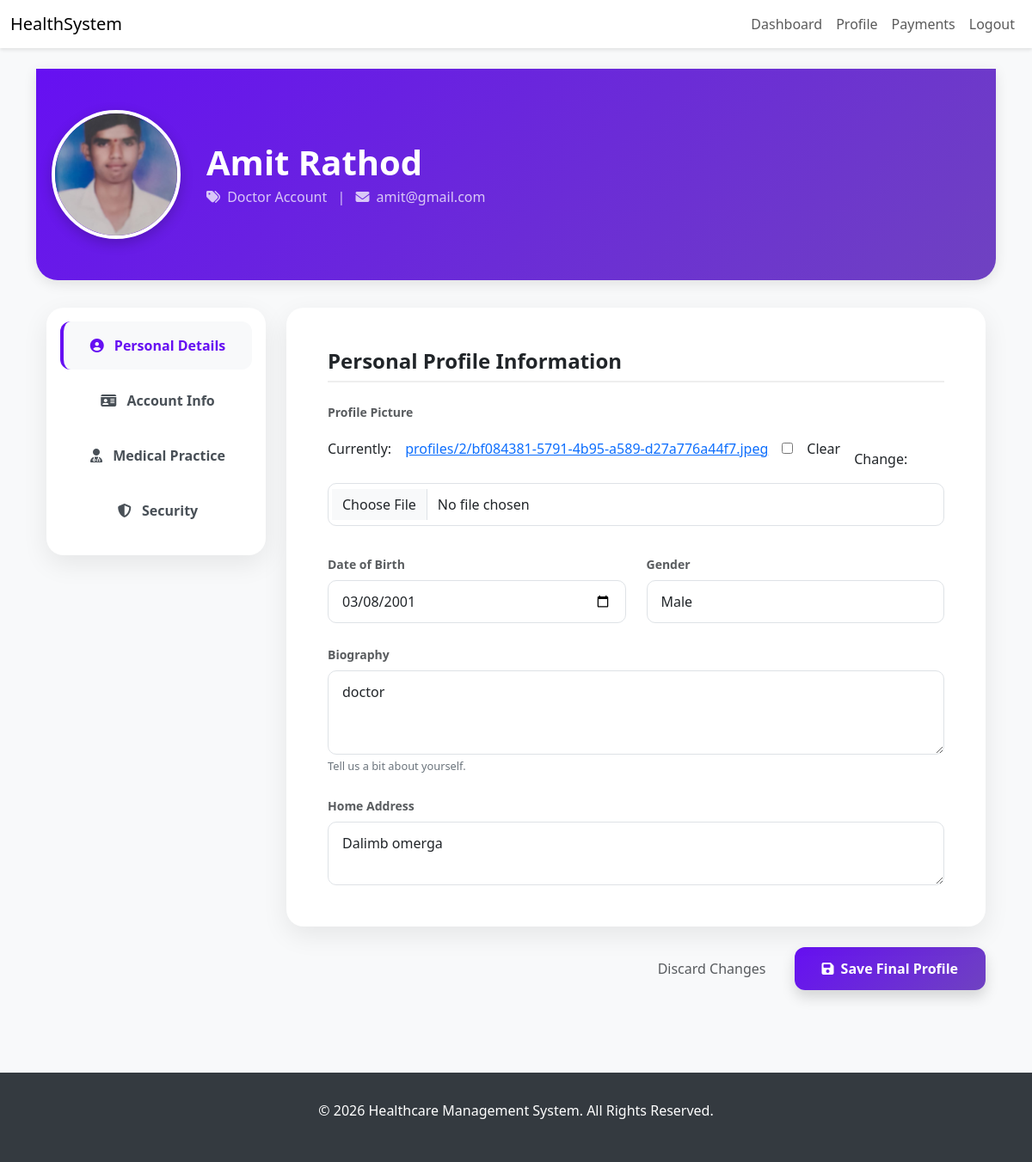
Screenshot of /profile/ (signed in) with the database file from the repository.
### core/models.py (models this page shows, shortened)
class User(AbstractUser):
    ROLE_CHOICES = [
        ('patient', 'Patient'),
        ('doctor', 'Doctor'),
        ('admin', 'Admin'),
    ]
    role = models.CharField(max_length=10, choices=ROLE_CHOICES, default='patient')
    phone = models.CharField(
        max_length=15,
        blank=True,
        null=True,
        validators=[RegexValidator(r'^\+?1?\d{9,15}$', 'Enter a valid phone number.')]
    )
    is_verified = models.BooleanField(default=False)
    def get_role_display(self):
        return dict(self.ROLE_CHOICES).get(self.role, 'Patient')

class Profile(models.Model):
    GENDER_CHOICES = [
        ('male', 'Male'),
        ('female', 'Female'),
        ('other', 'Other'),
        ('prefer_not_to_say', 'Prefer not to say'),
    ]
    user = models.OneToOneField(settings.AUTH_USER_MODEL, on_delete=models.CASCADE, related_name='profile')
    profile_picture = models.ImageField(
        upload_to=profile_picture_upload_path,
        blank=True,
        null=True,
        validators=[FileExtensionValidator(allowed_extensions=['jpg', 'jpeg', 'png'])]
    )
    bio = models.TextField(blank=True, null=True, max_length=500)
    date_of_birth = models.DateField(blank=True, null=True)
    gender = models.CharField(max_length=20, choices=GENDER_CHOICES, blank=True, null=True)
    address = models.TextField(blank=True, null=True)
    created_at = models.DateTimeField(auto_now_add=True)
    updated_at = models.DateTimeField(auto_now=True)
    class Meta:
        verbose_name = "User Profile"
        verbose_name_plural = "User Profiles"
        ordering = ['-created_at']

### core/views.py (the view, shortened to what this page needs)
# urls.py: path('profile/', views.profile_view, name='profile'),
@login_required
def profile_view(request):
    user = request.user
    profile, _ = Profile.objects.get_or_create(user=user)
    user_form = CustomUserChangeForm(instance=user)
    profile_form = ProfileForm(instance=profile)
    doctor_form = patient_form = None
    if user.role == 'doctor':
        doctor = get_or_create_doctor(user)
        doctor_form = DoctorProfileForm(instance=doctor)
    elif user.role == 'patient':
        patient = get_or_create_patient(user)
        patient_form = PatientProfileForm(instance=patient)
    context = {
        'user_form': user_form, 'profile_form': profile_form,
        'doctor_form': doctor_form, 'patient_form': patient_form,
    }
    return render(request, 'profile.html', context)

### core/forms.py
class CustomUserChangeForm(UserChangeForm):
    class Meta:
        model = User
        fields = ('username', 'email', 'first_name', 'last_name')
    def __init__(self, *args, **kwargs):
        super().__init__(*args, **kwargs)
        for field_name, field in self.fields.items():
            if not isinstance(field.widget, (forms.CheckboxInput, forms.RadioSelect)):
                field.widget.attrs.update({'class': 'form-control'})

class ProfileForm(ModelForm):
    date_of_birth = forms.DateField(
        widget=forms.DateInput(attrs={'type': 'date'}),
        required=False
    )
    class Meta:
        model = Profile
        fields = ['profile_picture', 'bio', 'date_of_birth', 'gender', 'address']
        widgets = {
            'bio': forms.Textarea(attrs={'rows': 3}),
            'address': forms.Textarea(attrs={'rows': 2}),
        }
    def __init__(self, *args, **kwargs):
        super().__init__(*args, **kwargs)
        for field_name, field in self.fields.items():
            field.required = False
            if not isinstance(field.widget, (forms.CheckboxInput, forms.RadioSelect)):
                field.widget.attrs.update({'class': 'form-control'})

### core/models.py (called while the page is built)
    def __str__(self):
        return self.name

### core/views.py (called while the page is built)
def get_or_create_doctor(user):
    if not hasattr(user, 'role') or user.role != 'doctor':
        return None
    doctor, _ = Doctor.objects.get_or_create(user=user, defaults={
        'experience_years': 0,
        'consultation_fee': 0.00,
        'license_number': 'temp-license-{}'.format(user.id),
        'clinic_address': 'temp address',
        'available_days': '',
        'available_from': '09:00',
        'available_to': '17:00',
        'is_active': True
    })
    return doctor

### templates/profile.html (shortened to what this page needs)
{% extends 'base.html' %}
{% load static %}
{% block content %}
<div class="profile-header">
    <div class="container text-center text-md-start">
        <div class="row align-items-center">
            <div class="col-md-2 mb-3 mb-md-0 d-flex justify-content-center">
                <div class="avatar-preview-container">
                    {% if request.user.profile.profile_picture %}
                    <img id="avatar-preview" src="{{ request.user.profile.profile_picture.url }}"
                        class="rounded-circle avatar-lg">
                    {% else %}
                    <img id="avatar-preview" src="{% static 'images/default_avatar.png' %}"
                        class="rounded-circle avatar-lg bg-white">
                    {% endif %}
                </div>
            </div>
            <div class="col-md-10">
                <h1 class="fw-bold mb-1">{{ request.user.get_full_name|default:request.user.username }}</h1>
                <p class="mb-0 opacity-75">
                    <i class="fas fa-tags me-1"></i> {{ request.user.get_role_display }} Account
                    <span class="mx-2">|</span>
                    <i class="fas fa-envelope me-1"></i> {{ request.user.email }}
                </p>
            </div>
        </div>
    </div>
</div>
<div class="container pb-5">
    <div class="row">
        <div class="col-lg-3 mb-4">
            <div class="card profile-card">
                <div class="card-body p-3">
                    <div class="nav flex-column nav-pills" id="v-pills-tab" role="tablist" aria-orientation="vertical">
                        <button class="nav-link active" id="v-pills-personal-tab" data-bs-toggle="pill"
                            data-bs-target="#v-pills-personal" type="button" role="tab">
                            <i class="fas fa-user-circle me-2"></i> Personal Details
                        </button>
                        <button class="nav-link" id="v-pills-account-tab" data-bs-toggle="pill"
                            data-bs-target="#v-pills-account" type="button" role="tab">
                            <i class="fas fa-id-card me-2"></i> Account Info
                        </button>
                        {% if doctor_form %}
                        <button class="nav-link" id="v-pills-role-tab" data-bs-toggle="pill"
                            data-bs-target="#v-pills-role" type="button" role="tab">
                            <i class="fas fa-user-md me-2"></i> Medical Practice
                        </button>
                        {% elif patient_form %}
                        <button class="nav-link" id="v-pills-role-tab" data-bs-toggle="pill"
                            data-bs-target="#v-pills-role" type="button" role="tab">
                            <i class="fas fa-heartbeat me-2"></i> Health Records
                        </button>
                        {% endif %}
                        <button class="nav-link" id="v-pills-security-tab" data-bs-toggle="pill"
                            data-bs-target="#v-pills-security" type="button" role="tab">
                            <i class="fas fa-shield-alt me-2"></i> Security
                        </button>
                    </div>
                </div>
            </div>
        </div>
        <div class="col-lg-9">
            <form method="post" enctype="multipart/form-data">
                <div class="tab-content" id="v-pills-tabContent">
                    <div class="tab-pane fade show active" id="v-pills-personal" role="tabpanel">
                        <div class="card profile-card">
                            <div class="card-body p-4 p-md-5">
                                <h4 class="form-section-title">Personal Profile Information</h4>
                                <div class="row g-4">
                                    <div class="col-12 mb-2 text-center text-md-start">
                                        <label class="form-label d-block fw-bold text-muted small">Profile
                                            Picture</label>
                                        <div class="d-flex align-items-center flex-wrap gap-3">
                                            {{ profile_form.profile_picture }}
                                        </div>
                                    </div>
                                    <div class="col-md-6">
                                        <label class="form-label fw-bold text-muted small">Date of Birth</label>
                                        {{ profile_form.date_of_birth }}
                                    </div>
                                    <div class="col-md-6">
                                        <label class="form-label fw-bold text-muted small">Gender</label>
                                        {{ profile_form.gender }}
                                    </div>
                                    <div class="col-12">
                                        <label class="form-label fw-bold text-muted small">Biography</label>
                                        {{ profile_form.bio }}
                                        <div class="help-text">Tell us a bit about yourself.</div>
                                    </div>
                                    <div class="col-12">
                                        <label class="form-label fw-bold text-muted small">Home Address</label>
                                        {{ profile_form.address }}
                                    </div>
                                </div>
                            </div>
                        </div>
                    </div>
                </div>
                <div class="mt-4 text-end">
                    <button type="reset" class="btn btn-link text-muted text-decoration-none me-3">Discard
                        Changes</button>
                    <button type="submit" class="btn btn-save shadow">
                        <i class="fas fa-save me-2"></i>Save Final Profile
                    </button>
                </div>
            </form>
        </div>
    </div>
</div>
{% endblock %}

### templates/base.html (style rules this page uses)
body { background-color: #f8f9fa; }
.card { box-shadow: 0 2px 8px rgba(0, 0, 0, .1); border: none; }

### templates/profile.html (style rules this page uses)
.profile-header { background: linear-gradient(135deg, #6610f2, #6f42c1); padding: 3rem 0; color: white; border-radius: 0 0 25px 25px; margin-bottom: 2rem; box-shadow: 0 4px 15px rgba(0, 0, 0, 0.1); }
.profile-card { border: none; border-radius: 20px; box-shadow: 0 10px 30px rgba(0, 0, 0, 0.08); overflow: hidden; }
.nav-pills .nav-link { color: #495057; font-weight: 600; padding: 1rem 1.5rem; border-radius: 12px; margin-bottom: 0.5rem; transition: all 0.3s; border-left: 4px solid transparent; }
.nav-pills .nav-link.active { background-color: #f8f9fa; color: #6610f2; border-left-color: #6610f2; }
.avatar-preview-container { position: relative; display: inline-block; }
.avatar-lg { width: 150px; height: 150px; object-fit: cover; border: 4px solid #fff; box-shadow: 0 5px 15px rgba(0, 0, 0, 0.2); }
.form-section-title { font-weight: 700; color: #212529; margin-bottom: 1.5rem; padding-bottom: 0.5rem; border-bottom: 2px solid #eee; }
.btn-save { background: linear-gradient(135deg, #6610f2, #6f42c1); border: none; color: white; padding: 0.8rem 2rem; font-weight: 600; border-radius: 12px; transition: all 0.3s; }
.form-control { border-radius: 10px; padding: 0.75rem 1rem; border: 1px solid #dee2e6; }
.help-text { font-size: 0.8rem; color: #6c757d; margin-top: 0.25rem; }

### rows the page displays
User: user.profile.profile_picture (picture), user.get_full_name "Amit Rathod", user.role "Doctor", user.email "amit@gmail.com"
Profile: date_of_birth "03/08/2001", gender "Male", bio "doctor", address "Dalimb omerga"
